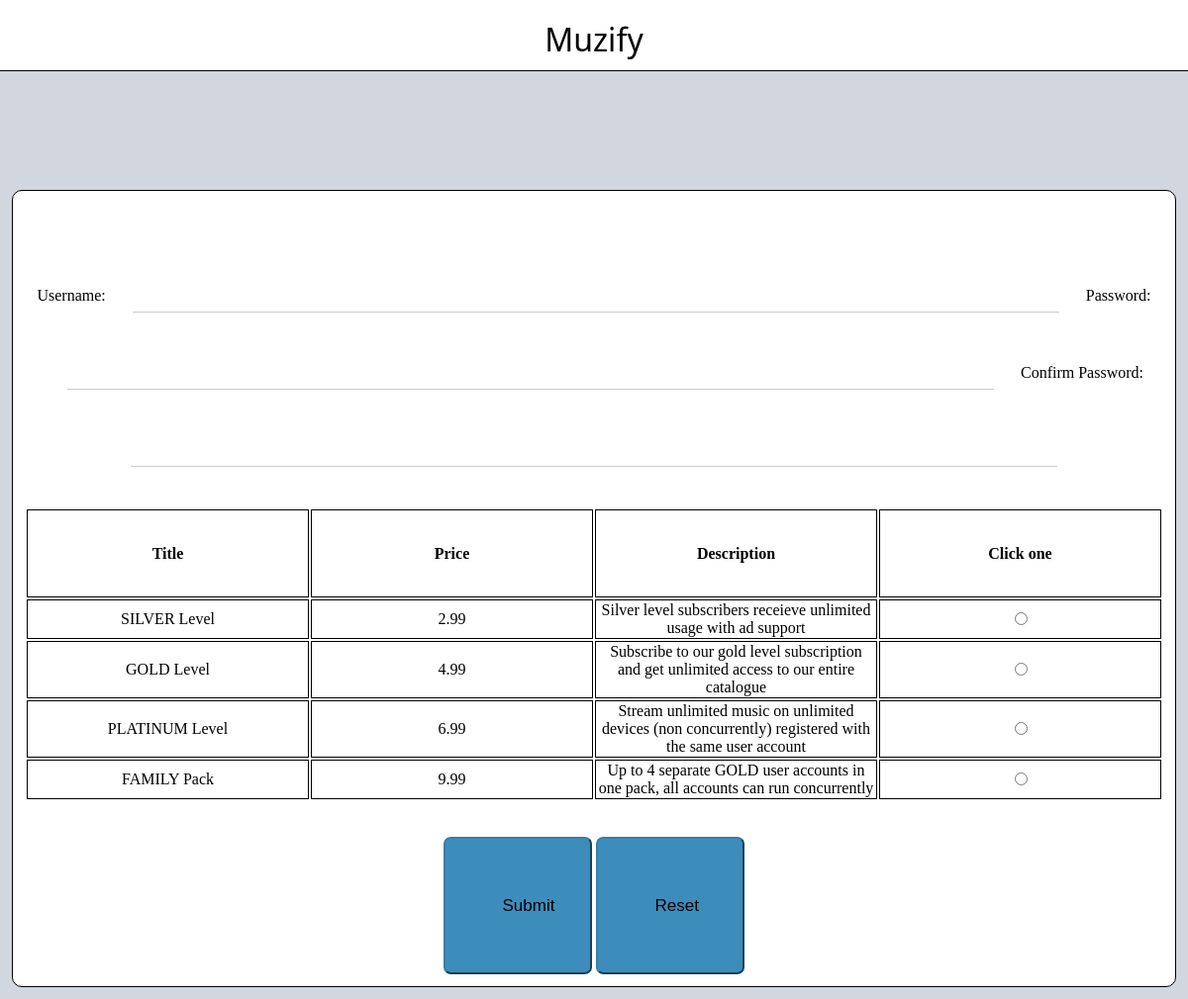
Screenshot of /Registration.php with the database file from the repository.
### tables this page shows
CREATE TABLE `offers` (
  `offer_id` int(11) NOT NULL,
  `title` varchar(50) NOT NULL,
  `description` text NOT NULL,
  `price` double NOT NULL,
  `image` varchar(50) NOT NULL
);

### Registration.php (the view, shortened to what this page needs)
<!DOCTYPE html>
<html>
<head>
  <link rel="stylesheet" type="text/css" href="MyCSS.css">
</head>
<body>
<header>
  <h1>Muzify</h1>
</header>
<div class="box up color">
<form name="form2" action="LogInCheck.php" method="post">
<div class="box">
<h4><?php if (isset($_SESSION["errorsReg"])){
	foreach($_SESSION["errorsReg"] as $error){
		echo $error . "<br/>";
	}
	unset($_SESSION["errorsReg"]);
	}?> </h4></div>
<label for="NewUsername"> Username: </label>
<input type="text" name="NewUsername"class="Input" required  / >
<label for="NewPassword"> Password: </label>
<input type="password" name="NewPassword" class="Input" required  / >
<label for="ConNewPassword"> Confirm Password: </label>
<input type="password" name="ConNewPassword" class="Input" required  / >
<br/>
<br/>
 <table style='width:100%'>
	<tr>
		<th>Title</th>
		<th>Price</th>
		<th>Description</th>
		<th>Click one</th>
	</tr>
<?php
			$connection = mysqli_connect("localhost", "abilyk", "DcqA6349", "abilyk");
			$result = mysqli_query($connection, "SELECT * FROM offers");
			$i = 1;
			while ($row = mysqli_fetch_array($result, MYSQLI_ASSOC))
			{
				echo "<tr>";
					echo "<td>".$row["title"]."</td>";
					echo "<td>".$row["price"]."</td>";
					echo "<td>".$row["description"]."</td>";
					echo "<td> <input type='radio' name='PlanSelection' value='$i' required> </td>";
				echo"</tr>";
				$i++;
				}
				?>
			</table>
<br/>
<br/>
<input type="submit" name="REGSubmit"/ > <input type="reset" name="Reset"/ >
</form>
		</div>
	</body>
</html>

### MyCSS.css (style rules this page uses)
.box { padding:1%; margin:1%; text-align:center; }
h1,h2,h3,h4,h5,h6 { font-family:"Segoe UI",Arial,sans-serif; font-weight:400; margin:10px 0; }
body { margin:0; padding : 0; width: 100%; height: 100%; background-color: #d2d6de; }
.Input { padding:8px; border:none; border-bottom:1px solid #ccc; width:80%; margin:2%; }
header { background-color: white; top: 0; width: 100%; border-bottom: black 1px solid; margin-bottom: 10px; text-align: center; padding-top:8px; }
input[type="submit"] { font-size: 17px; padding: 5%; width: 150px; color:black; background-color:#3c8dbc; border-color:#367fa9; border-radius:5%; text-align:center; }
input[type="reset"] { font-size: 17px; padding: 5%; width: 150px; color:black; background-color:#3c8dbc; border-color:#367fa9; border-radius:5%; text-align:center; }
.up { margin-top:10%; }
.color { background-color:#fff; border:1px solid black; border-radius:10px; }
th { text-align:center; padding:3%; width:25%; border:1px solid black; }
td { text-align:center; border:1px solid black; }

### rows the page displays
offers: title "SILVER Level", price "2.99", description "Silver level subscribers receieve unlimited usage with ad support"
offers: title "GOLD Level", price "4.99", description "Subscribe to our gold level subscription and get unlimited access to our entire catalogue"
offers: title "PLATINUM Level", price "6.99", description "Stream unlimited music on unlimited devices (non concurrently) registered with the same user account"
offers: title "FAMILY Pack", price "9.99", description "Up to 4 separate GOLD user accounts in one pack, all accounts can run concurrently"
